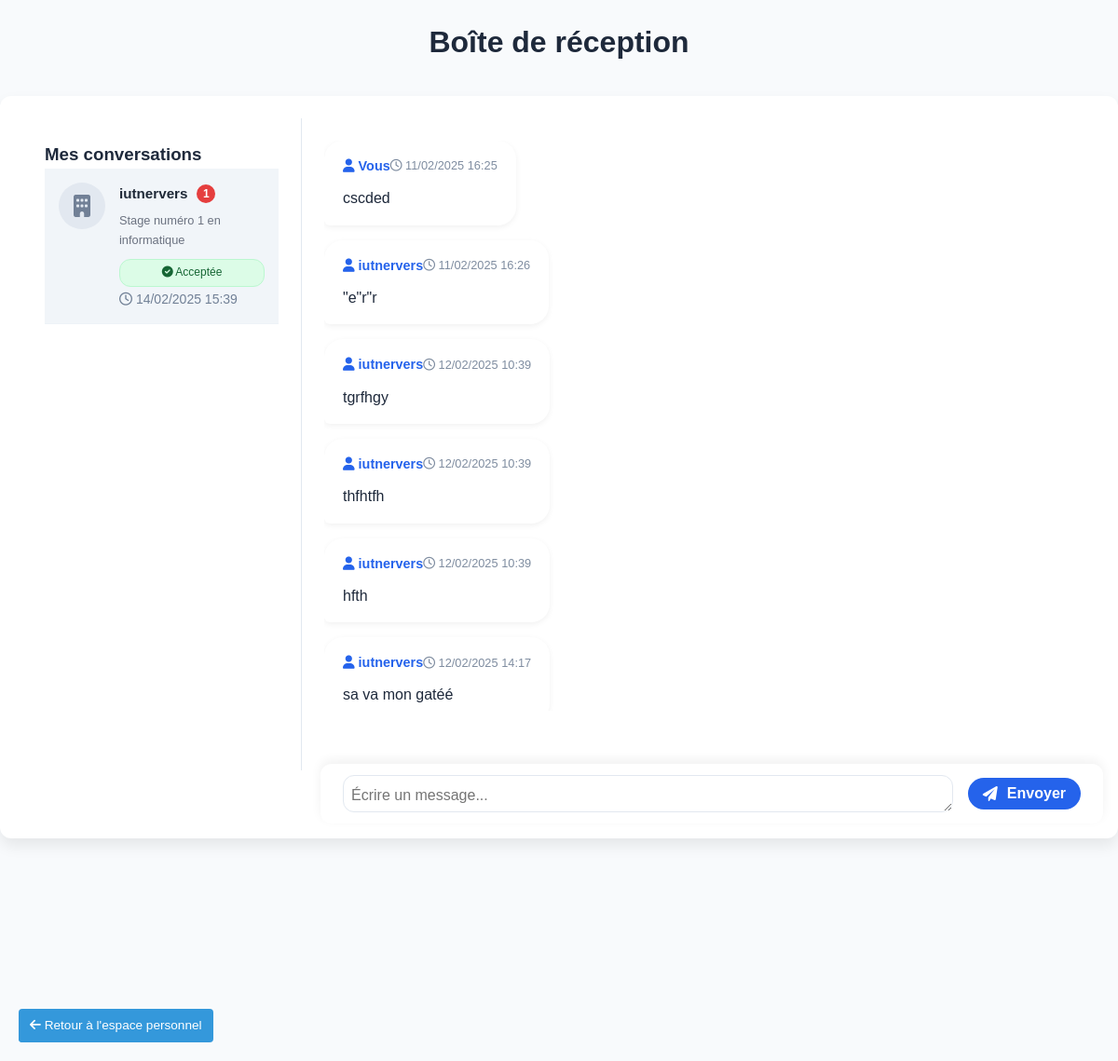
The app's page /app/message/inbox.php?entreprise_id=2 (signed in) with its own data.
### tables this page shows
CREATE TABLE `entreprises` (
  `id` int(11) NOT NULL,
  `siret` varchar(14) NOT NULL,
  `nom` varchar(100) NOT NULL,
  `adresse` varchar(255) DEFAULT NULL,
  `ville` varchar(100) DEFAULT NULL,
  `code_postal` varchar(10) DEFAULT NULL,
  `pays` varchar(100) DEFAULT NULL,
  `telephone` varchar(20) DEFAULT NULL,
  `site_web` varchar(255) DEFAULT NULL,
  `lieu` varchar(255) DEFAULT NULL,
  `tva_intracommunautaire` varchar(50) DEFAULT NULL,
  `secteur_activite` varchar(100) DEFAULT NULL,
  `description` text,
  `adresse_facturation` varchar(255) DEFAULT NULL,
  `logo` varchar(255) DEFAULT NULL,
  `nom_contact` varchar(100) DEFAULT NULL,
  `username` varchar(100) NOT NULL,
  `email` varchar(255) NOT NULL,
  `password` varchar(255) NOT NULL,
  `role` enum('etudiant','entreprise','admin') NOT NULL DEFAULT 'entreprise',
  `date_creation` timestamp NOT NULL DEFAULT CURRENT_TIMESTAMP,
  `icone` varchar(255) DEFAULT NULL,
  `valide` tinyint(1) DEFAULT '0'
);

CREATE TABLE `messages` (
  `id` int(11) NOT NULL,
  `expediteur_id` varchar(20) DEFAULT NULL,
  `destinataire_id` varchar(20) DEFAULT NULL,
  `contenu` text NOT NULL,
  `date_envoi` datetime DEFAULT CURRENT_TIMESTAMP,
  `statut` enum('non_lu','lu') DEFAULT 'non_lu',
  `conversation_id` int(11) DEFAULT NULL
);

### app/message/inbox.php (the view, shortened to what this page needs)
<?php
require_once $_SERVER['DOCUMENT_ROOT'] . '/Gestion_Stage/app/config/database.php';
$user_id = $_SESSION['user_id'];
$role = $_SESSION['role'];
$selected_entreprise_id = isset($_GET['entreprise_id']) ? intval($_GET['entreprise_id']) : null;
$selected_etudiant_id = isset($_GET['etudiant_id']) ? intval($_GET['etudiant_id']) : null;
if ($role === 'entreprise') {
    $etudiant_query = "SELECT DISTINCT e.*,
    CONCAT(e.nom, ' ', e.prenom) as nom_complet,
    MAX(m.date_envoi) as dernier_message,
    c.statut as statut_candidature,
    os.titre as titre_offre,
    MIN(m.conversation_id) as conversation_id,
    COUNT(DISTINCT CASE
        WHEN m.statut = 'non_lu'
        AND m.expediteur_id = CONCAT('E', e.id)
        AND m.destinataire_id = CONCAT('C', :user_id)
        THEN m.id
    END) as messages_non_lus
FROM etudiants e
INNER JOIN candidatures c ON e.id = c.etudiant_id
INNER JOIN offres_stages os ON c.offre_id = os.id
LEFT JOIN messages m ON (
    m.expediteur_id = CONCAT('E', e.id)
    AND m.destinataire_id = CONCAT('C', :user_id)
)
WHERE os.entreprise_id = :user_id
GROUP BY e.id";
    $etudiant_stmt = $pdo->prepare($etudiant_query);
    $etudiant_stmt->execute([':user_id' => $user_id]);
    $etudiants = $etudiant_stmt->fetchAll();
} else {
    $entreprise_query = "SELECT DISTINCT e.*,
    MAX(m.date_envoi) as dernier_message,
    c.statut as statut_candidature,
    os.titre as titre_offre,
    COUNT(DISTINCT CASE
        WHEN m.statut = 'non_lu'
        AND m.expediteur_id = CONCAT('C', e.id)
        AND m.destinataire_id = CONCAT('E', :user_id)
        THEN m.id
    END) as messages_non_lus
FROM entreprises e
LEFT JOIN offres_stages os ON e.id = os.entreprise_id
LEFT JOIN candidatures c ON os.id = c.offre_id AND c.etudiant_id = :user_id
LEFT JOIN messages m ON (
    m.expediteur_id = CONCAT('C', e.id)
    AND m.destinataire_id = CONCAT('E', :user_id)
)
WHERE
    (c.statut = 'acceptee' OR m.id IS NOT NULL)
    AND e.id IN (
        SELECT DISTINCT entreprise_id
        FROM offres_stages
        WHERE id IN (
            SELECT offre_id
            FROM candidatures
            WHERE etudiant_id = :user_id
        )
    )
GROUP BY e.id";
    $entreprise_stmt = $pdo->prepare($entreprise_query);
    $entreprise_stmt->execute([':user_id' => $user_id]);
    $entreprises = $entreprise_stmt->fetchAll();
}
$messages = [];
if ($role === 'etudiant' && $selected_entreprise_id) {
    $query = "SELECT m.*,
                    CASE
                        WHEN m.expediteur_id = CONCAT('E', :user_id) THEN 'Vous'
                        ELSE e.nom
                    END as expediteur_nom,
                    e.id as entreprise_id
             FROM messages m
             LEFT JOIN entreprises e ON SUBSTRING(m.expediteur_id, 2) = e.id
             WHERE (m.expediteur_id = CONCAT('E', :user_id) AND m.destinataire_id = CONCAT('C', :entreprise_id))
             OR (m.expediteur_id = CONCAT('C', :entreprise_id) AND m.destinataire_id = CONCAT('E', :user_id))
             ORDER BY m.date_envoi ASC";
    $stmt = $pdo->prepare($query);
    $stmt->execute([
        ':user_id' => $user_id,
        ':entreprise_id' => $selected_entreprise_id
    ]);
    $messages = $stmt->fetchAll();
}
?>
<!DOCTYPE html>
<html lang="fr">
<head>
    <link rel="stylesheet" href="/Gestion_Stage/public/assets/css/style_message.css">
    <link rel="stylesheet" href="https://cdnjs.cloudflare.com/ajax/libs/font-awesome/6.0.0/css/all.min.css"
 />
    <h1>Boîte de réception</h1>
</head>
<body>
    <div class="container inbox-container">
        <div class="conversation-list">
    <?php if ($role === 'entreprise'): ?>
        <h3>Conversations avec les candidats</h3>
        <ul class="conversations">
            <?php foreach ($etudiants as $etudiant): ?>
                <li class="conversation-item <?php echo $selected_etudiant_id == $etudiant['id'] ? 'active' : ''; ?>">
                    <a href="?etudiant_id=<?php echo $etudiant['id']; ?>">
                        <div class="avatar">
                            <i class="fas fa-user-graduate"></i>
                        </div>
                        <div class="info">
                            <span class="name">
                                <?php echo htmlspecialchars($etudiant['nom_complet']); ?>
                                <?php if ($etudiant['messages_non_lus'] > 0): ?>
                                    <span class="notification-badge">
                                        <?php echo $etudiant['messages_non_lus'] > 9 ? '9+' : $etudiant['messages_non_lus']; ?>
                                    </span>
                                <?php endif; ?>
                            </span>
                            <span class="offer-title"><?php echo htmlspecialchars($etudiant['titre_offre']); ?></span>
                            <span class="status <?php echo strtolower($etudiant['statut_candidature']); ?>">
                                <?php
                                $statut = strtolower($etudiant['statut_candidature']);
                                switch($statut) {
                                    case 'acceptee':
                                        echo '<i class="fas fa-check-circle"></i> Acceptée';
                                        break;
                                    case 'en_attente':
                                        echo '<i class="fas fa-clock"></i> En attente';
                                        break;
                                    case 'refusee':
                                        echo '<i class="fas fa-times-circle"></i> Refusée';
                                        break;
                                    default:
                                        echo ucfirst($statut);
                                }
                                ?>
                            </span>
                            <?php if ($etudiant['dernier_message']): ?>
                                <span class="last-message">
                                    <i class="far fa-clock"></i>
                                    <?php echo date('d/m/Y H:i', strtotime($etudiant['dernier_message'])); ?>
                                </span>
                            <?php endif; ?>
                        </div>
                    </a>
                </li>
            <?php endforeach; ?>
        </ul>
    <?php else: ?>
        <?php if ($role === 'etudiant'): ?>
            <h3>Mes conversations</h3>
            <ul class="conversations">
                <?php if (empty($entreprises)): ?>
                    <li class="empty-conversations">
                        <i class="fas fa-info-circle"></i>
                        Aucune conversation disponible
                    </li>
                <?php else: ?>
                    <?php foreach ($entreprises as $entreprise): ?>
                        <li class="conversation-item <?php echo $selected_entreprise_id == $entreprise['id'] ? 'active' : ''; ?>">
                            <a href="?entreprise_id=<?php echo $entreprise['id']; ?>">
                                <div class="avatar">
                                    <?php if ($entreprise['logo']): ?>
                                        <img src="/Gestion_Stage/public/uploads/logos/<?php echo htmlspecialchars($entreprise['logo']); ?>"
                                             alt="Logo <?php echo htmlspecialchars($entreprise['nom']); ?>">
                                    <?php else: ?>
                                        <i class="fas fa-building"></i>
                                    <?php endif; ?>
                                </div>
                                <div class="info">
                                    <span class="name">
<?php echo htmlspecialchars($entreprise['nom']); ?>
                                        <?php if ($entreprise['messages_non_lus'] > 0): ?>
                                            <span class="notification-badge">
                                                <?php echo $entreprise['messages_non_lus'] > 9 ? '9+' : $entreprise['messages_non_lus']; ?>
                                            </span>
                                        <?php endif; ?>
</span>
                                    <?php if ($entreprise['titre_offre']): ?>
                                        <span class="offer-title"><?php echo htmlspecialchars($entreprise['titre_offre']); ?></span>
                                    <?php endif; ?>
                                    <?php if ($entreprise['statut_candidature']): ?>
                                        <span class="status <?php echo strtolower($entreprise['statut_candidature']); ?>">
                                            <?php
                                            $statut = strtolower($entreprise['statut_candidature']);
                                            switch($statut) {
                                                case 'acceptee':
                                                    echo '<i class="fas fa-check-circle"></i> Acceptée';
                                                    break;
                                            }
                                            ?>
                                        </span>
                                    <?php endif; ?>
                                    <?php if ($entreprise['dernier_message']): ?>
                                        <span class="last-message">
                                            <i class="far fa-clock"></i>
                                            <?php echo date('d/m/Y H:i', strtotime($entreprise['dernier_message'])); ?>
                                        </span>
                                    <?php endif; ?>
                                </div>
                            </a>
                        </li>
                    <?php endforeach; ?>
                <?php endif; ?>
            </ul>
        <?php endif; ?>
    <?php endif; ?>
</div>
        <div class="message-content" id="messageContent">
    <?php if ($role === 'etudiant' && !$selected_entreprise_id): ?>
        <p class="empty-message"><i class="fas fa-comments"></i> Sélectionnez une conversation pour afficher les messages</p>
    <?php elseif ($role === 'entreprise' && !$selected_etudiant_id): ?>
        <p class="empty-message"><i class="fas fa-comments"></i> Sélectionnez un étudiant pour afficher les messages</p>
    <?php elseif (empty($messages)): ?>
        <p class="empty-message"><i class="fas fa-envelope-open"></i> Aucun message dans cette conversation</p>
    <?php else: ?>
        <ul class="messages">
            <?php foreach ($messages as $message): ?>
                <li class="message <?php echo $message['statut'] === 'non_lu' ? 'unread' : ''; ?>
                                 <?php echo $message['expediteur_id'] == $user_id ? 'sent' : 'received'; ?>">
                    <div class="message-header">
                        <span class="sender">
                            <i class="fas fa-user"></i>
                            <?php echo htmlspecialchars($message['expediteur_nom']); ?>
                        </span>
                        <span class="date">
                            <i class="far fa-clock"></i>
                            <?php echo date('d/m/Y H:i', strtotime($message['date_envoi'])); ?>
                        </span>
                    </div>
                    <div class="message-body">
                        <?php echo nl2br(htmlspecialchars($message['contenu'])); ?>
                    </div>
                </li>
            <?php endforeach; ?>
        </ul>
    <?php endif; ?>
</div>
<div class="reply-section" style="display: none;">
    <form id="messageForm" class="reply-box">
        <textarea name="contenu" placeholder="Écrire un message..." required></textarea>
        <button type="submit" class="button send-btn">
            <i class="fas fa-paper-plane"></i> Envoyer
        </button>
    </form>
</div>
    </div>
    <p class="index-button"><a class="index-button" href="/Gestion_Stage/app/views/home.php"><i class="fas fa-arrow-left"></i> Retour à l'espace personnel</a></p>
</body>
</html>

### records on screen
entreprises: nom "iutnervers", messages_non_lus "1", titre_offre "Stage numéro 1 en informatique", dernier_message "14/02/2025 15:39"
messages: expediteur_nom "Vous", date_envoi "11/02/2025 16:25", contenu "cscded"
messages: expediteur_nom "iutnervers", date_envoi "11/02/2025 16:26", contenu "\"e\"r\"r"
messages: expediteur_nom "iutnervers", date_envoi "12/02/2025 10:39", contenu "tgrfhgy"
messages: expediteur_nom "iutnervers", date_envoi "12/02/2025 10:39", contenu "thfhtfh"
messages: expediteur_nom "iutnervers", date_envoi "12/02/2025 10:39", contenu "hfth"
messages: expediteur_nom "iutnervers", date_envoi "12/02/2025 14:17", contenu "sa va mon gatéé"
